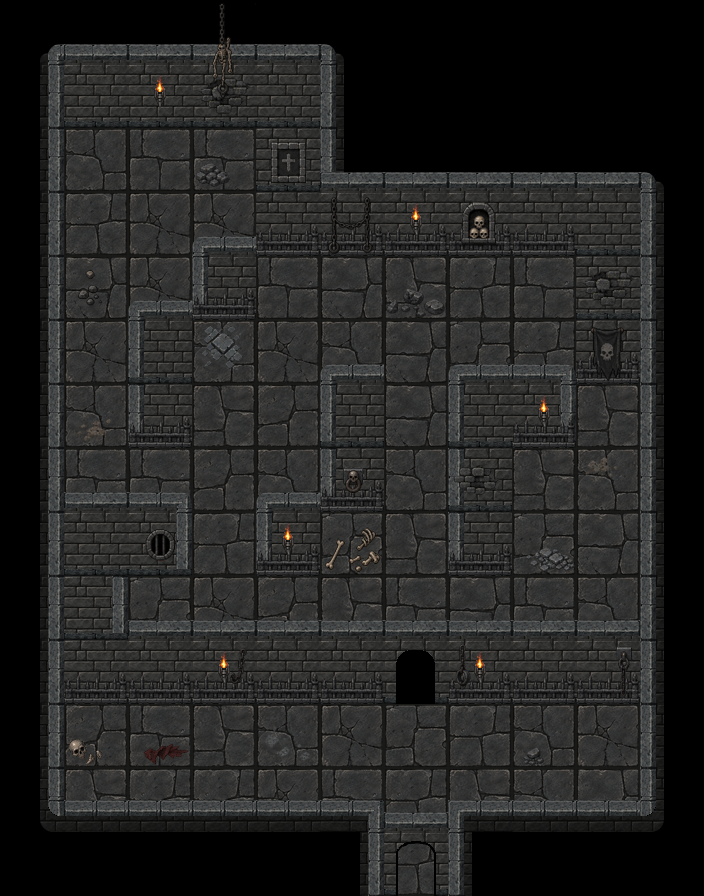

Below is a game level as drawn by its tile map, then a one-line description and the .tmx file that defines it, in full:
An orthogonal 11x14 tile map with 64x64 px tiles, 8 tile layers (Ground, WallsFront_01, WallsBack_02, WallsBack_01, ...), 4 tilesets and 26 objects (curse_prisoner_mask, curse_shackle_right, curse_shackle_left, exit_south, start_trial, ...).

<map version="1.10" tiledversion="1.12.2" orientation="orthogonal" renderorder="right-down" width="11" height="14" tilewidth="64" tileheight="64" infinite="0" nextlayerid="13" nextobjectid="33">
 <tileset firstgid="1" source="../../act3_floor_64.tsx" />
 <tileset firstgid="9" source="../../my_tiles_textured.tsx" />
 <tileset firstgid="117" source="../../torches/torches.tsx" />
 <tileset firstgid="121" source="../../items.tsx" />
 <layer id="1" name="Ground" width="11" height="14">
  <data encoding="csv">
0,0,0,0,0,0,0,0,0,0,0,
0,5,5,5,5,0,0,0,0,0,0,
0,3,4,4,4,0,0,0,0,0,0,
0,7,8,8,8,8,8,8,8,8,0,
0,2,8,3,4,2,6,7,4,5,0,
0,8,8,3,8,3,2,1,7,5,0,
0,3,4,6,5,7,2,1,4,6,0,
0,4,4,5,3,2,3,6,6,3,0,
0,8,1,7,4,1,6,5,1,2,0,
0,7,1,8,5,6,4,2,4,3,0,
0,8,3,7,6,8,7,6,3,5,0,
0,5,4,6,3,8,1,7,3,8,0,
0,6,7,7,8,4,7,6,3,2,0,
0,0,0,0,0,0,7,0,0,0,0
</data>
 </layer>
 <layer id="2" name="WallsFront_01" width="11" height="14">
  <data encoding="csv">
0,0,0,0,0,0,0,0,0,0,0,
0,0,0,0,0,0,0,0,0,0,0,
0,0,0,0,0,0,0,0,0,0,0,
0,0,0,66,0,0,0,0,0,0,0,
0,0,66,0,0,0,0,0,0,0,0,
0,0,0,0,0,66,0,66,64,0,0,
0,0,0,0,0,0,0,0,0,0,0,
0,10,64,0,66,0,0,0,0,0,0,
0,0,0,0,0,0,0,0,0,0,0,
0,10,10,10,10,10,10,10,10,10,0,
0,0,0,0,0,0,0,0,0,0,0,
0,0,0,0,0,0,0,0,0,0,0,
57,39,39,39,39,98,10,97,39,39,55,
0,0,0,0,0,18,79,20,0,0,0
</data>
 </layer>
 <layer id="4" name="WallsBack_02" width="11" height="14">
  <data encoding="csv">
0,0,0,0,0,0,0,0,0,0,0,
0,0,0,0,0,20,0,0,0,0,0,
0,0,0,0,0,20,0,0,0,0,0,
0,0,0,0,0,0,0,0,0,0,0,
0,0,0,0,0,0,0,0,0,0,0,
0,0,0,0,0,0,0,0,0,0,0,
0,0,0,0,0,0,0,0,0,0,0,
0,0,0,0,0,0,0,0,0,0,0,
0,0,0,0,0,0,0,0,0,0,0,
0,0,0,0,0,0,0,0,0,0,0,
0,0,0,0,0,0,0,0,0,0,0,
0,0,0,0,0,0,0,0,0,0,0,
0,0,0,0,0,0,0,0,0,0,0,
0,0,0,0,0,0,0,0,0,0,0
</data>
 </layer>
 <layer id="3" name="WallsBack_01" width="11" height="14">
  <data encoding="csv">
9,10,10,10,10,11,0,0,0,0,0,
18,19,19,19,19,0,0,0,0,0,0,
18,0,0,0,19,10,10,10,10,10,11,
18,0,0,0,19,19,19,19,19,19,20,
18,0,0,75,0,0,0,0,0,19,20,
18,0,75,0,0,0,0,0,0,19,20,
18,0,75,0,0,75,0,75,73,0,20,
18,0,0,0,0,75,0,75,0,0,20,
18,19,73,0,75,0,0,75,0,0,20,
18,73,0,0,0,0,0,0,0,0,20,
18,19,19,19,19,19,77,19,19,19,20,
18,0,0,0,0,0,0,0,0,0,20,
0,0,0,0,0,0,0,0,0,0,0,
0,0,0,0,0,0,0,0,0,0,0
</data>
 </layer>
 <layer id="9" name="Torches" width="11" height="14">
  <data encoding="csv">
0,0,0,0,0,0,0,0,0,0,0,
0,0,117,0,0,0,0,0,0,0,0,
0,0,0,0,0,0,0,0,0,0,0,
0,0,0,0,0,0,117,0,0,0,0,
0,0,0,0,0,0,0,0,0,0,0,
0,0,0,0,0,0,0,0,0,0,0,
0,0,0,0,0,0,0,0,117,0,0,
0,0,0,0,0,0,0,0,0,0,0,
0,0,0,0,117,0,0,0,0,0,0,
0,0,0,0,0,0,0,0,0,0,0,
0,0,0,117,0,0,0,117,0,0,0,
0,0,0,0,0,0,0,0,0,0,0,
0,0,0,0,0,0,0,0,0,0,0,
0,0,0,0,0,0,0,0,0,0,0
</data>
 </layer>
 <layer id="11" name="DecorBack_02" width="11" height="14">
  <data encoding="csv">
0,0,0,0,0,0,0,0,0,0,0,
0,0,0,130,0,0,0,0,0,0,0,
0,0,0,0,0,0,0,0,0,0,0,
0,0,0,0,218,218,218,218,218,0,0,
0,0,0,218,0,0,0,0,0,130,0,
0,0,0,0,0,0,0,0,0,218,0,
0,0,218,0,0,0,0,0,218,0,0,
0,0,0,0,0,218,0,131,0,0,0,
0,0,0,0,218,0,0,218,0,0,0,
0,0,0,0,0,0,0,0,0,0,0,
0,218,218,218,218,218,0,218,218,218,0,
0,0,0,0,0,0,0,0,0,0,0,
0,0,0,0,0,0,0,0,0,0,0,
0,0,0,0,0,0,0,0,0,0,0
</data>
 </layer>
 <layer id="12" name="GroundDetails_01" width="11" height="14">
  <data encoding="csv">
0,0,0,0,0,0,0,0,0,0,0,
0,0,0,0,0,0,0,0,0,0,0,
0,0,0,211,0,0,0,0,0,0,0,
0,0,0,0,0,0,0,0,0,0,0,
0,159,0,0,0,0,190,0,0,0,0,
0,0,0,192,0,0,0,0,0,0,0,
0,221,0,0,0,0,0,0,0,0,0,
0,0,0,0,0,0,0,0,0,220,0,
0,0,0,0,0,156,0,0,212,0,0,
0,0,0,0,0,0,0,0,0,0,0,
0,0,0,0,0,0,0,0,0,0,0,
0,216,222,0,203,0,0,0,213,0,0,
0,0,0,0,0,0,0,0,0,0,0,
0,0,0,0,0,0,0,0,0,0,0
</data>
 </layer>
 <layer id="10" name="DecorBack_01" width="11" height="14">
  <data encoding="csv">
0,0,0,129,0,0,0,0,0,0,0,
0,0,0,141,0,0,0,0,0,0,0,
0,0,0,0,143,0,0,0,0,0,0,
0,0,0,0,0,127,0,126,0,0,0,
0,0,0,0,0,0,0,0,0,0,0,
0,0,0,0,0,0,0,0,0,144,0,
0,0,0,0,0,0,0,0,0,0,0,
0,0,0,0,0,180,0,0,0,0,0,
0,0,134,0,0,0,0,0,0,0,0,
0,0,0,0,0,0,0,0,0,0,0,
0,0,0,208,0,0,0,209,0,210,0,
0,0,0,0,0,0,0,0,0,0,0,
0,0,0,0,0,0,0,0,0,0,0,
0,0,0,0,0,0,0,0,0,0,0
</data>
 </layer>
 <objectgroup id="5" name="Blocked">
  <object id="2" x="82.6667" y="83.3333" width="158.333" height="28.6667" />
  <object id="5" x="20" y="23" width="30" height="851" />
  <object id="6" x="86" y="845" width="277" height="28" />
  <object id="8" x="485" y="841" width="142" height="32" />
  <object id="9" x="657" y="219" width="31" height="654" />
  <object id="10" x="350" y="140" width="336" height="33" />
  <object id="11" x="213" y="267" width="30" height="33" />
  <object id="12" x="147" y="335" width="26" height="97" />
  <object id="13" x="147" y="530" width="19" height="25" />
  <object id="14" x="77" y="530" width="32" height="150" />
  <object id="15" x="149" y="664" width="225" height="23" />
  <object id="16" x="468" y="397" width="36" height="151" />
  <object id="17" x="523" y="397" width="30" height="33" />
  <object id="18" x="336" y="399" width="32" height="91" />
  <object id="19" x="277" y="520" width="25" height="43" />
  <object id="21" x="588" y="274" width="42" height="95" />
  <object id="23" x="355" y="207" width="259" height="26" />
  <object id="24" x="267" y="94" width="37" height="134" />
  <object id="27" x="464" y="664" width="158.667" height="24" />
 </objectgroup>
 <objectgroup id="6" name="Barriers">
  <object id="28" x="136.667" y="643.333" width="499.333" height="8" />
 </objectgroup>
 <objectgroup id="7" name="Entities">
  <object id="30" name="curse_prisoner_mask" x="544.667" y="487.333">
   <point />
  </object>
  <object id="31" name="curse_shackle_right" x="224.667" y="225.333">
   <point />
  </object>
  <object id="32" name="curse_shackle_left" x="224" y="544.667">
   <point />
  </object>
 </objectgroup>
 <objectgroup id="8" name="Connectors">
  <object id="25" name="exit_south" x="423" y="890.833">
   <point />
  </object>
  <object id="26" name="start_trial" x="416" y="688">
   <point />
  </object>
  <object id="29" name="trial_door" x="408.5" y="881.5">
   <point />
  </object>
 </objectgroup>
</map>
